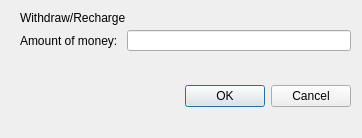
<?xml version="1.0" encoding="UTF-8"?>
<ui version="4.0">
 <class>WithdrawRechargeView</class>
 <widget class="QDialog" name="WithdrawRechargeView">
  <property name="geometry">
   <rect>
    <x>0</x>
    <y>0</y>
    <width>362</width>
    <height>138</height>
   </rect>
  </property>
  <property name="windowTitle">
   <string>Dialog</string>
  </property>
  <widget class="QDialogButtonBox" name="buttonBox">
   <property name="geometry">
    <rect>
     <x>10</x>
     <y>80</y>
     <width>341</width>
     <height>32</height>
    </rect>
   </property>
   <property name="orientation">
    <enum>Qt::Horizontal</enum>
   </property>
   <property name="standardButtons">
    <set>QDialogButtonBox::Cancel|QDialogButtonBox::Ok</set>
   </property>
  </widget>
  <widget class="QLabel" name="label_2">
   <property name="geometry">
    <rect>
     <x>20</x>
     <y>10</y>
     <width>111</width>
     <height>16</height>
    </rect>
   </property>
   <property name="text">
    <string>Withdraw/Recharge</string>
   </property>
  </widget>
  <widget class="QWidget" name="">
   <property name="geometry">
    <rect>
     <x>20</x>
     <y>30</y>
     <width>331</width>
     <height>21</height>
    </rect>
   </property>
   <layout class="QFormLayout" name="formLayout">
    <item row="0" column="0">
     <widget class="QLabel" name="label">
      <property name="text">
       <string>Amount of money: </string>
      </property>
     </widget>
    </item>
    <item row="0" column="1">
     <widget class="QLineEdit" name="lineEdit"/>
    </item>
   </layout>
  </widget>
 </widget>
 <resources/>
 <connections>
  <connection>
   <sender>buttonBox</sender>
   <signal>accepted()</signal>
   <receiver>WithdrawRechargeView</receiver>
   <slot>accept()</slot>
   <hints>
    <hint type="sourcelabel">
     <x>248</x>
     <y>254</y>
    </hint>
    <hint type="destinationlabel">
     <x>157</x>
     <y>274</y>
    </hint>
   </hints>
  </connection>
  <connection>
   <sender>buttonBox</sender>
   <signal>rejected()</signal>
   <receiver>WithdrawRechargeView</receiver>
   <slot>reject()</slot>
   <hints>
    <hint type="sourcelabel">
     <x>316</x>
     <y>260</y>
    </hint>
    <hint type="destinationlabel">
     <x>286</x>
     <y>274</y>
    </hint>
   </hints>
  </connection>
 </connections>
</ui>
